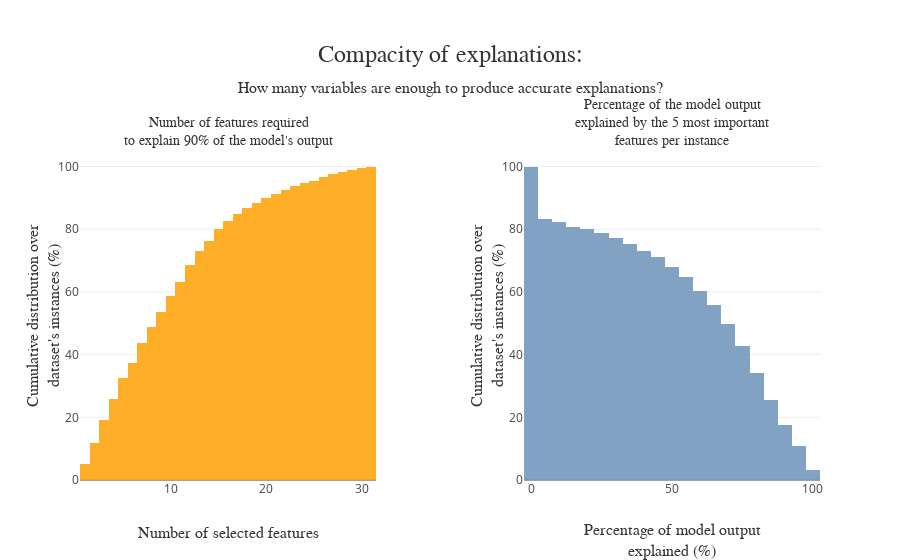

Source (notebook cell):
### Markdown cell above
## Compacity

Cette métrique permet de visualiser le nombre de features nécessaires pour expliquer un % de la prédiction.

### Code cell
xpl.plot.compacity_plot()

### Figure 1 — Plotly figure (JSON) as saved in the notebook; plotly's stock layout.template omitted (floating-point values rounded to 4 significant figures; data arrays with more than 128 entries replaced by an {"elided": "..."} marker saying what was removed)
{"data": [{"cumulative": {"enabled": true}, "histnorm": "percent", "hovertemplate": "Top %{x:.0f} features explain at least 90%<br>of the model for %{y:.1f}% of the instances", "hovertext": "none", "marker": {"color": "rgba(255, 166, 17, 0.9)"}, "name": "", "type": "histogram", "x": {"elided": "2000 int values"}, "xaxis": "x", "yaxis": "y"}, {"cumulative": {"direction": "decreasing", "enabled": true}, "histnorm": "percent", "hovertemplate": "Top 5 features explain at least %{x:.0f}%<br>of the model for %{y:.1f}% of the instances", "marker": {"color": "rgba(117, 152, 189, 0.9)"}, "name": "", "type": "histogram", "x": {"elided": "2000 float values"}, "xaxis": "x2", "yaxis": "y2"}], "layout": {"annotations": [{"font": {"color": "rgb(50, 50, 50)", "family": "Arial", "size": 14}, "showarrow": false, "text": "Number of features required<br>to explain 90% of the model's output", "x": 0.2, "xanchor": "center", "xref": "paper", "y": 1, "yanchor": "bottom", "yref": "paper"}, {"font": {"color": "rgb(50, 50, 50)", "family": "Arial", "size": 14}, "showarrow": false, "text": "Percentage of the model output<br>explained by the 5 most important<br>features per instance", "x": 0.8, "xanchor": "center", "xref": "paper", "y": 1, "yanchor": "bottom", "yref": "paper"}], "hovermode": "closest", "margin": {"t": 150}, "showlegend": false, "title": {"font": {"color": "rgb(50, 50, 50)", "family": "Arial", "size": 24}, "pad": {"b": 50}, "text": "Compacity of explanations:<span style='font-size: 16px;'><br />How many variables are enough to produce accurate explanations?</span>", "x": 0.5, "xanchor": "center", "y": 0.8, "yanchor": "bottom"}, "xaxis": {"anchor": "y", "domain": [0, 0.4], "title": {"font": {"color": "rgb(50, 50, 50)", "family": "Arial Black", "size": 16}, "text": "Number of selected features"}}, "xaxis2": {"anchor": "y2", "domain": [0.6, 1], "title": {"font": {"color": "rgb(50, 50, 50)", "family": "Arial Black", "size": 16}, "text": "Percentage of model output<br>explained (%)"}}, "yaxis": {"anchor": "x", "domain": [0, 1], "title": {"font": {"color": "rgb(50, 50, 50)", "family": "Arial Black", "size": 16}, "text": "Cumulative distribution over<br>dataset's instances (%)"}}, "yaxis2": {"anchor": "x2", "domain": [0, 1], "title": {"font": {"color": "rgb(50, 50, 50)", "family": "Arial Black", "size": 16}, "text": "Cumulative distribution over<br>dataset's instances (%)"}}}}
